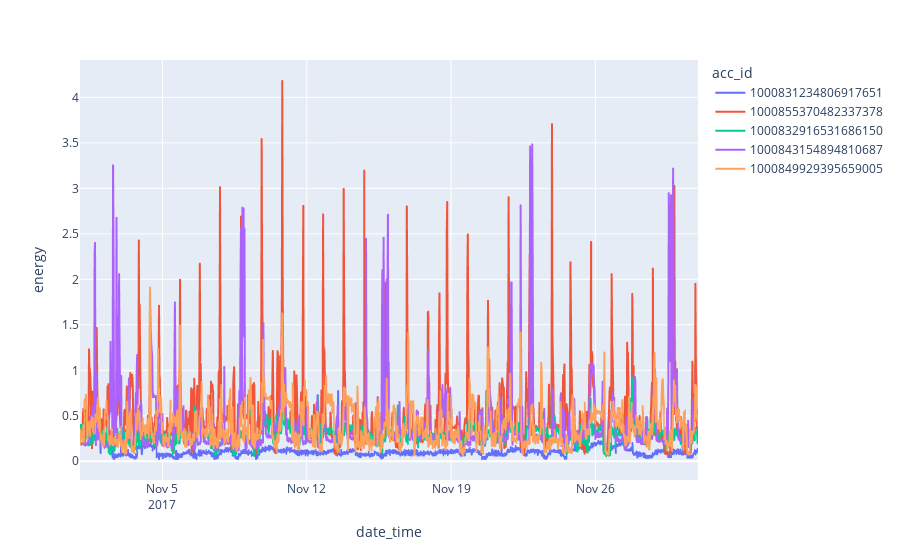

Notebook cell for this chart:
### Code cell
fig = px.line(df.query('acc_id==@accounts').sort_values('date_time'), x="date_time", y="energy", color='acc_id')
fig.show()

### Figure 1 — Plotly figure (JSON) as saved in the notebook; plotly's stock layout.template omitted (floating-point values rounded to 4 significant figures; data arrays with more than 128 entries replaced by an {"elided": "..."} marker saying what was removed)
{"data": [{"hovertemplate": "acc_id=1000831234806917651<br>date_time=%{x}<br>energy=%{y}<extra></extra>", "legendgroup": "1000831234806917651", "line": {"color": "#636efa", "dash": "solid"}, "marker": {"symbol": "circle"}, "mode": "lines", "name": "1000831234806917651", "showlegend": true, "type": "scattergl", "x": {"elided": "1440 str values"}, "xaxis": "x", "y": {"elided": "1440 float values"}, "yaxis": "y"}, {"hovertemplate": "acc_id=1000855370482337378<br>date_time=%{x}<br>energy=%{y}<extra></extra>", "legendgroup": "1000855370482337378", "line": {"color": "#EF553B", "dash": "solid"}, "marker": {"symbol": "circle"}, "mode": "lines", "name": "1000855370482337378", "showlegend": true, "type": "scattergl", "x": {"elided": "1440 str values"}, "xaxis": "x", "y": {"elided": "1440 float values"}, "yaxis": "y"}, {"hovertemplate": "acc_id=1000832916531686150<br>date_time=%{x}<br>energy=%{y}<extra></extra>", "legendgroup": "1000832916531686150", "line": {"color": "#00cc96", "dash": "solid"}, "marker": {"symbol": "circle"}, "mode": "lines", "name": "1000832916531686150", "showlegend": true, "type": "scattergl", "x": {"elided": "1440 str values"}, "xaxis": "x", "y": {"elided": "1440 float values"}, "yaxis": "y"}, {"hovertemplate": "acc_id=1000843154894810687<br>date_time=%{x}<br>energy=%{y}<extra></extra>", "legendgroup": "1000843154894810687", "line": {"color": "#ab63fa", "dash": "solid"}, "marker": {"symbol": "circle"}, "mode": "lines", "name": "1000843154894810687", "showlegend": true, "type": "scattergl", "x": {"elided": "1440 str values"}, "xaxis": "x", "y": {"elided": "1440 float values"}, "yaxis": "y"}, {"hovertemplate": "acc_id=1000849929395659005<br>date_time=%{x}<br>energy=%{y}<extra></extra>", "legendgroup": "1000849929395659005", "line": {"color": "#FFA15A", "dash": "solid"}, "marker": {"symbol": "circle"}, "mode": "lines", "name": "1000849929395659005", "showlegend": true, "type": "scattergl", "x": {"elided": "1440 str values"}, "xaxis": "x", "y": {"elided": "1440 float values"}, "yaxis": "y"}], "layout": {"legend": {"title": {"text": "acc_id"}, "tracegroupgap": 0}, "margin": {"t": 60}, "xaxis": {"anchor": "y", "domain": [0, 1], "title": {"text": "date_time"}}, "yaxis": {"anchor": "x", "domain": [0, 1], "title": {"text": "energy"}}}}
